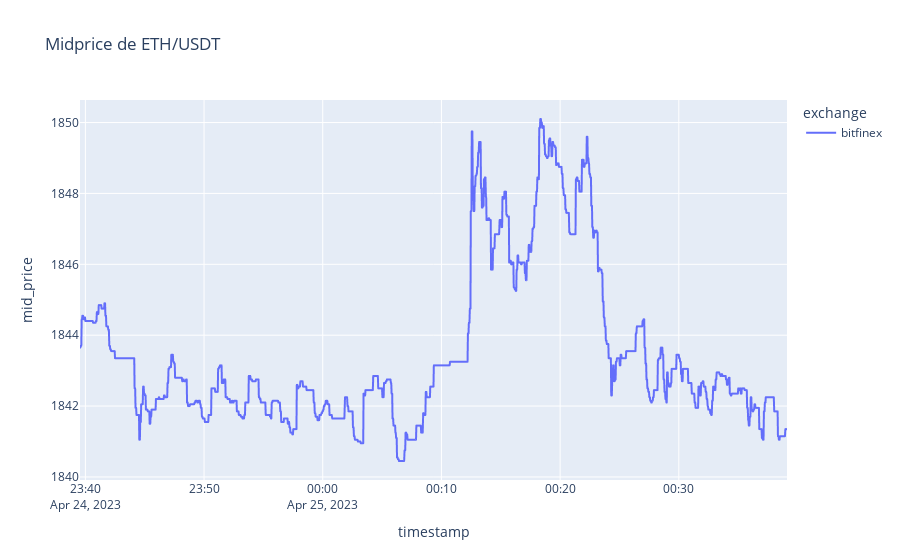

Notebook code for this chart:
### Code cell
# grafica exchange 4
vn.grafica_eth(bitfinexethusdt)

### Figure 1 — Plotly figure (JSON) as saved in the notebook; plotly's stock layout.template omitted (floating-point values rounded to 4 significant figures; data arrays with more than 128 entries replaced by an {"elided": "..."} marker saying what was removed)
{"data": [{"hovertemplate": "exchange=bitfinex<br>timestamp=%{x}<br>mid_price=%{y}<extra></extra>", "legendgroup": "bitfinex", "line": {"color": "#636efa", "dash": "solid"}, "marker": {"symbol": "circle"}, "mode": "lines", "name": "bitfinex", "showlegend": true, "type": "scattergl", "x": {"elided": "2192 str values"}, "xaxis": "x", "y": {"elided": "2192 float values"}, "yaxis": "y"}], "layout": {"legend": {"title": {"text": "exchange"}, "tracegroupgap": 0}, "title": {"text": " Midprice de ETH/USDT"}, "xaxis": {"anchor": "y", "domain": [0, 1], "title": {"text": "timestamp"}}, "yaxis": {"anchor": "x", "domain": [0, 1], "title": {"text": "mid_price"}}}}
